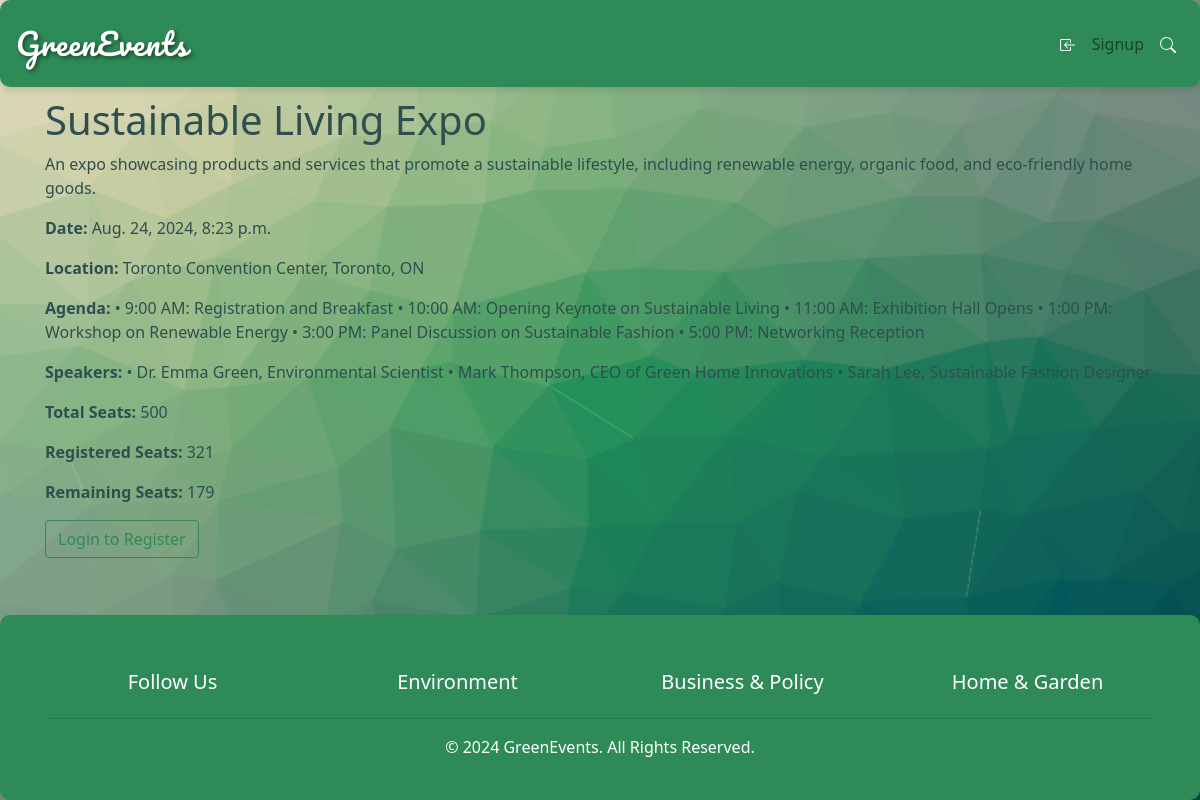
/event/2/, run on the app's committed database.
### myApp/models.py (models this page shows, shortened)
class Event(models.Model):
    name = models.CharField(max_length=255)
    description = models.TextField()
    eventDate = models.DateTimeField()
    location = models.CharField(max_length=255)
    agenda = models.TextField()
    speakers = models.TextField()
    image = models.ImageField(upload_to='event_images/', blank=True, null=True)
    total_num_of_seats = models.IntegerField()
    registered_seats = models.IntegerField(default=0)
    remaining_seats = models.IntegerField()

### myApp/views.py (the view)
# urls.py: path('event/<int:pk>/', views.EventDetailView.as_view(), name='event_detail'),
class EventDetailView(DetailView):
    model = Event
    template_name = 'event_detail.html'
    context_object_name = 'event'
    def get_object(self, queryset=None):
        obj = super().get_object(queryset=queryset)
        if self.request.user.is_authenticated:
            profile, created = Profile.objects.get_or_create(user=self.request.user)
            profile.past_events.add(obj)
        return obj

### myApp/templates/event_detail.html (shortened to what this page needs)
{% extends 'base.html' %}
{% block content %}
<div class="event-details-page">
    <h1>{{ event.name }}</h1>
    <p>{{ event.description }}</p>
    <p><strong>Date:</strong> {{ event.eventDate }}</p>
    <p><strong>Location:</strong> {{ event.location }}</p>
    <p><strong>Agenda:</strong> {{ event.agenda }}</p>
    <p><strong>Speakers:</strong> {{ event.speakers }}</p>
    <p><strong>Total Seats:</strong> {{ event.total_num_of_seats }}</p>
    <p><strong>Registered Seats:</strong> {{ event.registered_seats }}</p>
    <p><strong>Remaining Seats:</strong> {{ event.remaining_seats }}</p>
    {% if user.is_authenticated %}
    <button id="registerBtn" class="btn btn-success">Register</button>
    {% else %}
    <a href="{% url 'login' %}?next={% url 'event_detail' event.id %}" class="btn btn-outline-primary">Login to Register</a>
    {% endif %}
</div>
{% endblock %}

### myApp/static/css/style.css (style rules this page uses)
:root { --primary-color: rgb(46, 139, 87); --secondary-color: #3CB371; --background-color: #E8F5E9; --text-color: #2F4F4F; --link-color: #2E8B57; --link-hover-color: #228B22; --glass-bg: rgba(255, 255, 255, 0.7); --glass-border: rgba(46, 139, 87, 0.3); --glass-shadow: 0 4px 6px rgba(0, 0, 0, 0.1); }
html { height: 100%; }
body { background-color: var(--background-color); background-image: url("/media/profile_pictures/cool-background.png"); background-size: cover; background-repeat: no-repeat; background-position: center; background-attachment: fixed; color: var(--text-color); font-family: 'system-ui', -apple-system; min-height: 100vh; margin: 0; display: flex; flex-direction: column; }
a { color: var(--link-color); text-decoration: none; }
.btn-outline-primary { color: var(--primary-color); border-color: var(--primary-color); }

### data on the page
Event: name "Sustainable Living Expo", description "An expo showcasing products and services that promote a sustainable lifestyle, including renewable energy, organic food, and eco-friendly home goods.", eventDate "Aug. 24, 2024, 8:23 p.m.", location "Toronto Convention Center, Toronto, ON", agenda "• 9:00 AM: Registration and Breakfast • 10:00 AM: Opening Keynote on Sustainable Living • 11:00 AM: Exhibition Hall Opens • 1:00 PM: Workshop on Renewable Energy • 3:00 PM: Panel Discussion on Sustainable Fashion • 5:00 PM: Networking Reception", speakers "• Dr. Emma Green, Environmental Scientist • Mark Thompson, CEO of Green Home Innovations • Sarah Lee, Sustainable Fashion Designer", total_num_of_seats "500", registered_seats "321", remaining_seats "179"
